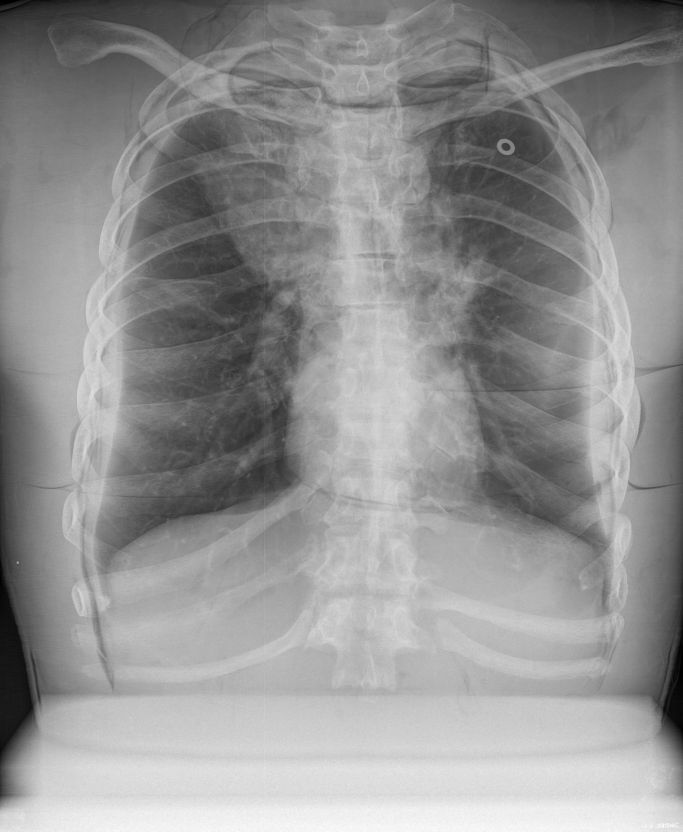
#> input picture images/img_2048x2494x15.jpg, 2048 x 2494 px (shown at 1/3 size)
$ jupyter execute --allow-errors poisson_noise_treatment.ipynb
#> lines starting #> are read from the running program, lines starting #| are printed output that depends on the picture
# Poisson Noise Treatment

[cell 1]
import cv2 as cv
from matplotlib import pyplot as plt
import numpy as np
import skimage
# from skimage.util import random_noise

[cell 2]
img_location: str = '../images/img_2048x2494x15.jpg'
img = cv.imread(img_location)
#> img is the input picture: shape (2494, 2048, 3); min 0, max 255, mean 146.5
plt.imshow(img)
print(f"The method \"cv.imread()\" returned:\nAn image of {type(img)}.\n\
The shape of the \"img\" is {img.shape}\n\
Where each element has type: {type(img[0, 0, 0])}")
#| The method "cv.imread()" returned:
#| An image of <class 'numpy.ndarray'>.
#| The shape of the "img" is (2494, 2048, 3)
#| Where each element has type: <class 'numpy.uint8'>
nrow, ncol, nch = img.shape
#> nrow = 2494; ncol = 2048; nch = 3
print(f"The x dimension is {ncol}, the y dim is {nrow} and\
the number of channels is {nch}")
#| The x dimension is 2048, the y dim is 2494 andthe number of channels is 3
plt.show()

- **NOTE**: The image has some extra pixels in the y-axis. Before proceeding we crop it.

[cell 3]
cropped_img = img[0:2048, :, :]
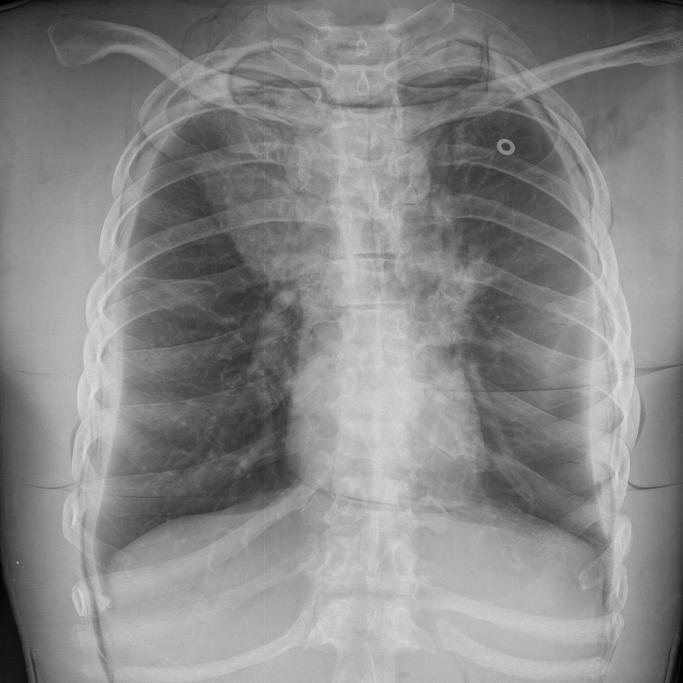
#> cropped_img: shape (2048, 2048, 3) (shown at 1/3 size); min 0, max 232, mean 134.9
cv.imwrite('../images/cropped_img.jpg', cropped_img)
plt.imshow(cropped_img)
print(f"The cropped image has dimensions: {cropped_img.shape}")
#| The cropped image has dimensions: (2048, 2048, 3)
plt.show()

## Adding Poisson Noise

### Poisson Distribution Review
- The Poisson distribution has the following form:
$$f(k;\lambda) = \frac{\lambda^ke^{-\lambda}}{k!},$$
- where, $k$ is the light intensity (number of photons per unit of time measured) and $\lambda$ is the expected value which is also its variance.
- Direct numerical applications of the Poisson distribution will suffer from overflow due to its exponential nature. A mapping from the $k$ values of $\left(0, \infty\right)$ to the interval $\left(0, 1\right)$ it is required.
- Poisson Noise is the noise that follows the distribution $f(k;\lambda)$. It is also known as Shot noise, self noise or photon noise.

[cell 4]
def apply_poisson_noise(image):
    # we convert image from unit8 to float to use Poisson rand gen
    image = np.asarray(image, np.dtype('float64').type)

    # we seed our random variable generator
    rng = np.random.default_rng()

    # to applied the clip values as from 0 to 1 we normalize it
    out = rng.poisson(image) / 255
    # The application of noise can exceed the max range of the mean passed:
    if out.max() > 1.0:
        out = np.clip(out, 0, 1.0)
    return out

# the random.poisson generator accepts only floats as input (see doc.)
# help(np.random.default_rng().poisson)

[cell 5]
noisy_img = apply_poisson_noise(cropped_img)
# imshow uses as input 0-1 float or 0-255 int
plt.imshow(noisy_img)
# we scale back before saving to float from <0, 1> to unit <0, 255>
conv = noisy_img * 255
# need to convert before saving
skimage.io.imsave('../images/img_with_poisson_noise.jpg', conv.astype(np.uint8))
plt.show()

- To be able to take a look at the noise generated we make a zoom

[cell 6]
fig11 = cropped_img[0:250, 0:500, :]
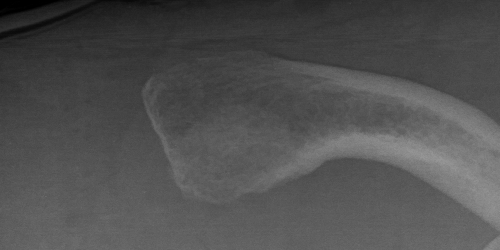
#> fig11: shape (250, 500, 3); min 0, max 152, mean 80.2
fig12 = noisy_img[0:250, 0:500, :]
fig21 = cropped_img[250:500, 1200:1700, :]
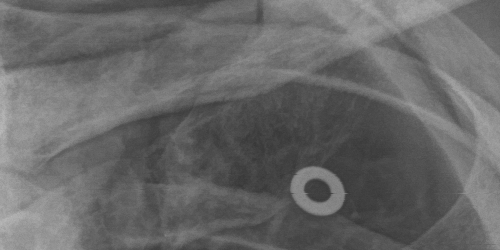
#> fig21: shape (250, 500, 3); min 55, max 186, mean 103.9
fig22 = noisy_img[250:500, 1200:1700, :]
fig = plt.figure(figsize=(20, 10), dpi=320)
ax1 = fig.add_subplot(221)
ax2 = fig.add_subplot(222)
ax3 = fig.add_subplot(223)
ax4 = fig.add_subplot(224)
ax1.imshow(fig11)
ax2.imshow(fig12)
ax3.imshow(fig21)
ax4.imshow(fig22)
plt.show()
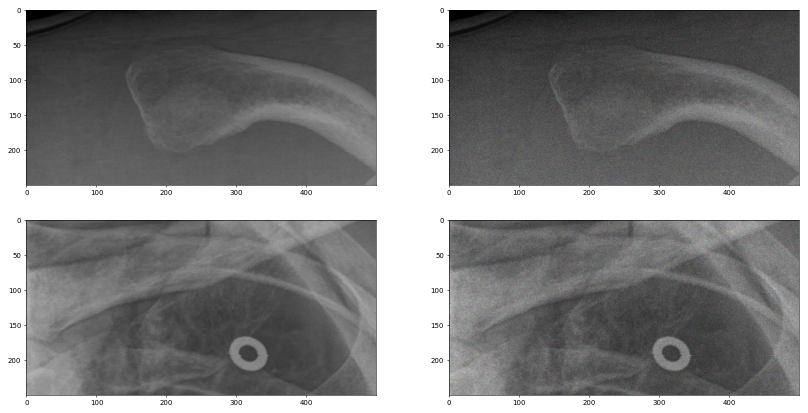
#> figure drawn by matplotlib, 4 panels

$ run again, with images/img_with_poisson_noise.jpg copied over images/img_2048x2494x15.jpg
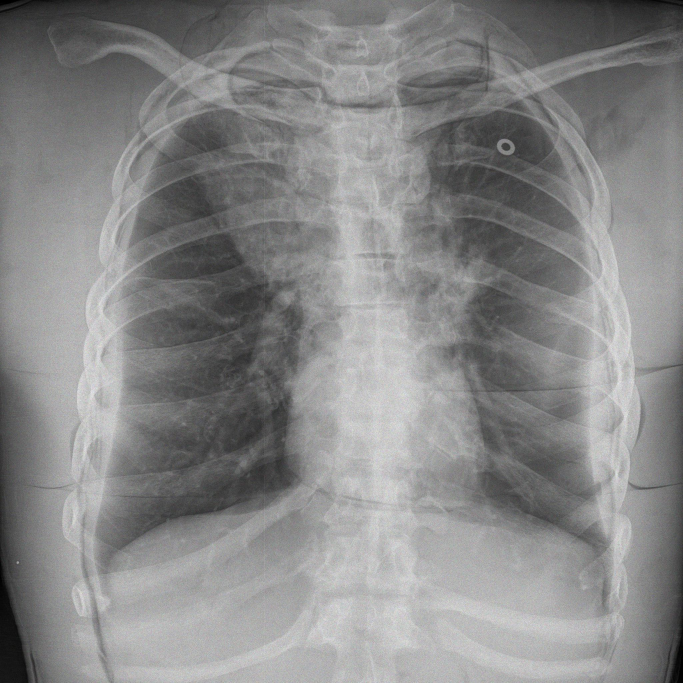
#> input picture images/img_with_poisson_noise.jpg, 2048 x 2048 px (shown at 1/3 size)
#> img is the input picture: shape (2048, 2048, 3); mean B, G, R 134.9, 134.9, 134.9
#| The method "cv.imread()" returned:
#| An image of <class 'numpy.ndarray'>.
#| The shape of the "img" is (2048, 2048, 3)
#| Where each element has type: <class 'numpy.uint8'>
#| The x dimension is 2048, the y dim is 2048 andthe number of channels is 3
#| The cropped image has dimensions: (2048, 2048, 3)
#> in apply_poisson_noise, `out = rng.poisson(image) / 255`:
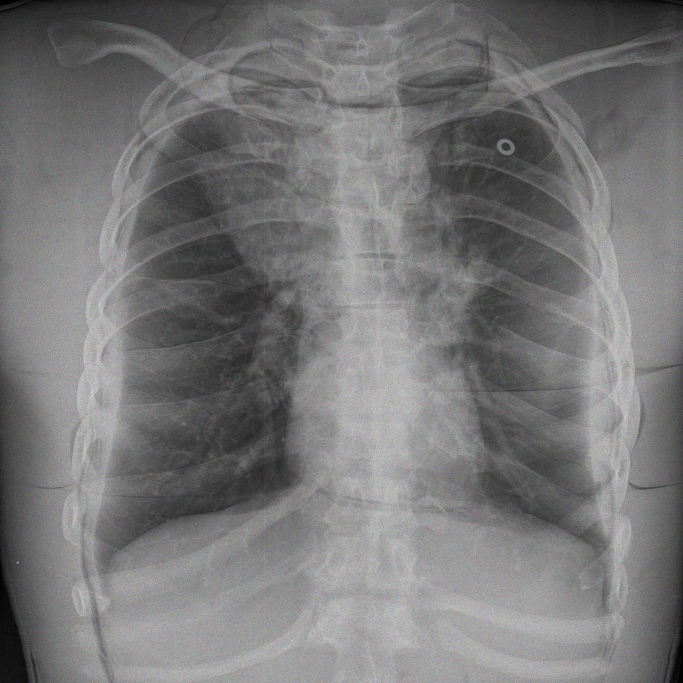
#> out: shape (2048, 2048, 3) float64 (shown at 1/3 size); mean B, G, R 0.529, 0.529, 0.529; drawn with min black and max white
